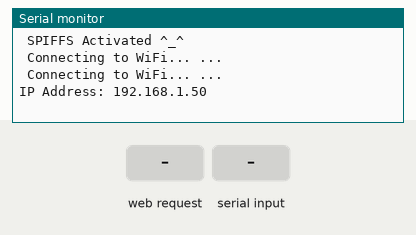
Recording of a sketch running on a simulated ESP8266 (NodeMCU). On the bench: the last lines printed to the serial monitor. The inputs (shaded band) are chosen by the test bench. WiFi joins after 1.5 s; servers stay silent unless stated; storage starts empty.

Above: at 3.2 s.
3.3 s: HTTP request GET / received
At 4.2 s:
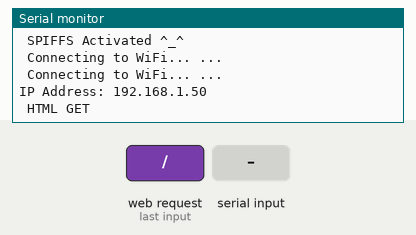
4.8 s: "speed\n" received over Serial
At 5.7 s:
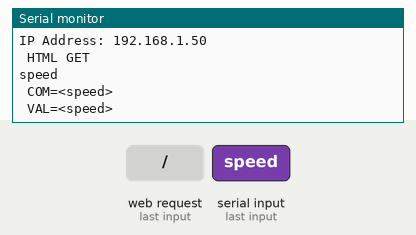
6.3 s: HTTP request GET /script.js received
At 7.5 s:
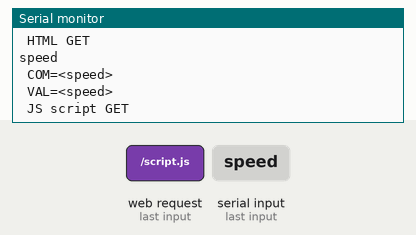
7.8 s: "dist\n" received over Serial
At 9.0 s:
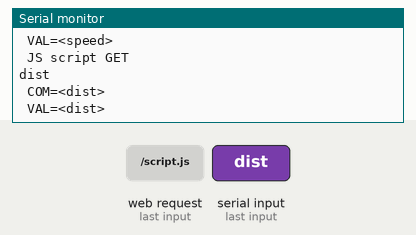
9.3 s: HTTP request GET /style.css received
At 9.9 s:
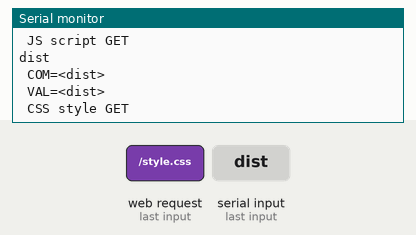
10.8 s: "dire\n" received over Serial
At 11.5 s:
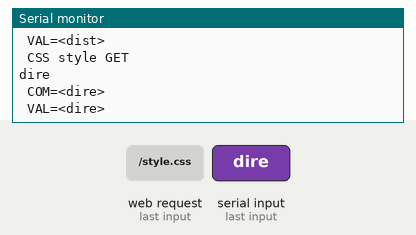

Measured:
- after the input at 3.3 s, the serial monitor: prints a new line at once (image 1)
- after the input at 4.8 s, the serial monitor: prints a new line at once (image 2)
- after the input at 6.3 s, the serial monitor: prints a new line at once (image 3)
- after the input at 7.8 s, the serial monitor: prints a new line at once (image 4)
- after the input at 9.3 s, the serial monitor: prints a new line at once (image 5)
- after the input at 10.8 s, the serial monitor: prints a new line at once (image 6)

The sketch:

WebControl.ino
```cpp
//**********************Mario Mene***********************************

/*********
  https://randomnerdtutorials.com/esp32-async-web-server-espasyncwebserver-library/
*********/

// include the libraries to build the asynchronous web server
#include <ESP8266WiFi.h>
#include <ESPAsyncTCP.h>
#include <ESPAsyncWebServer.h>
#include <FS.h>
#include <Wire.h>

// declare two global variables which will hold the credentials of the WiFi network to which we are going to connect the ESP8266
//const char* ssid = "SOURCE";  // network name
//const char* password = "Pelle!23";
const char* ssid = "Martin Router King";  // network name
const char* password = "vsesoba-148b";

bool spiffsActive = false;

// declare an object of class AsyncWebServer, which will expose the methods needed for us to setup the HTTP server and handle the incoming requests.
AsyncWebServer server(80);  // the default HTTP port 80

String from_mega = "";                                                  // lidar distance value in String format
int is = 0;
char buf[40];                                                           //  Serial bus buffer

void setup() {
  Serial.begin(9600);
  // Start filing subsystem
  if (SPIFFS.begin()) {
    Serial.println(" SPIFFS Activated ^_^");
    spiffsActive = true;
  } else {
    Serial.println(" Unabale to activate SPIFFS -_-");
  }
  // open a serial connection and then we will
  // connect the ESP8266 to the WiFi network
  WiFi.begin(ssid, password);
  while (WiFi.status() != WL_CONNECTED) {
    delay(1000);
    Serial.println(" Connecting to WiFi... ... ");
  }
  // After the connection is established, we will print the ESP8266 IP on the local network
  // so we can then reach the server from inside the local network.
  Serial.print("IP Address: ");
  Serial.println(WiFi.localIP());


  // setup a server route and a handling function that will be executed when a request is made on that route
  // by calling the 'on' method on our previously declared server object

  // Route for root / web page
  server.on("/", HTTP_GET, [](AsyncWebServerRequest * request) {
    //// Handling function implementation

    request->send(SPIFFS, "/index.html", "text/html", false, processor);
    Serial.println(" HTML GET ");

    int paramsNr = request->params();  //get number of params
    //    Serial.print(" Number of params: ");
    //    Serial.println(paramsNr);

    for (byte i = 0; i < paramsNr; i++) {
      AsyncWebParameter* p = request->getParam(0);
      Serial.print(" Name of param: ");
      Serial.println(p->name());

      if ((p->name()) == "speed")
        Serial.print("SPEED:");
      else if ((p->name()) == "dist")
        Serial.print("MOVE:");
      else if ((p->name()) == "dire")
        Serial.print("TURN:");
      else if ((p->name()) == "led_state")
        Serial.print("LED:");

      Serial.println((p->value()));
    }
  });  //end of server on GET

  server.on("/script.js", HTTP_GET, [](AsyncWebServerRequest * request) {
    request->send(SPIFFS, "/script.js", "text/javascript");
    Serial.println(" JS script GET ");
  });

  server.on("/style.css", HTTP_GET, [](AsyncWebServerRequest * request) {
    request->send(SPIFFS, "/style.css", "text/css");
    Serial.println(" CSS style GET ");
  });

  server.on("/compass.png", HTTP_GET, [](AsyncWebServerRequest * request) {
    request->send(SPIFFS, "/compass.png", "image/x-png");
    Serial.println(" PNG compass GET ");
  });

  //Route to load style.css file
  server.on("/jquery-1.11.3.min.js", HTTP_GET, [](AsyncWebServerRequest * request) {
    request->send(SPIFFS, "/jquery-1.11.3.min.js", "text/javascript");
    Serial.println(" JS jquery GET ");
  });
  // Route to load style.css file
  server.on("/roundslider.min.js", HTTP_GET, [](AsyncWebServerRequest * request) {
    request->send(SPIFFS, "/roundslider.min.js", "text/javascript");
    Serial.println(" min JS GET ");
  });
  server.on("/roundslider.min.css", HTTP_GET, [](AsyncWebServerRequest * request) {
    request->send(SPIFFS, "/roundslider.min.css", "text/css");
    Serial.println(" min css GET ");
  });

  server.on("/from_MEGA", HTTP_GET, [](AsyncWebServerRequest * request)  {
    request->send_P(200, "text/plain", string_to_JS().c_str());               // return value to web page JS
  });

  // To finalize the server setup, we need to call the 'begin' method of the server object
  // so the server starts listening for incoming requests.
  server.begin();
}

// Replace placeholder with A/D value
String processor(const String& var) {
  ;
  return "";
}

String string_to_JS()  {                                                         // funtion to be called with GET from_MEGA tag
  return from_mega;
}

void loop() {
  if (Serial.available() > 0)
  {
    serial_read();                                            // read string from Mega
    from_mega = buf;

    String buf_tem(buf);

    int pos1 = buf_tem.indexOf("=");                              // parse mega string for check syntax in serial monitor
    int len = buf_tem.length();                                   // remember to ignore in final solution

    String COM, VAL;

    COM = buf_tem.substring(0, pos1);
    VAL = buf_tem.substring(pos1 + 1, len);
    // print command and value
    Serial.print(" COM=<"); Serial.print(COM); Serial.println("> ");  // print command
    Serial.print(" VAL=<"); Serial.print(VAL); Serial.println("> ");  // print value
  }
}

void serial_read() {                                // read serial in string, save received characters to buf[]
  boolean done = 0;

  while (done == 0)                                   // wait end of message LF(left feed,new line)
  {
    while (Serial.available() > 0)
    {
      char char_in = Serial.read();

      if (char_in > 13)                           // is input char above CR(carriage return)
      {
        buf[is] = char_in;
        is++;
      }

      if (char_in == 10) {                        // check if end of message  LF
        buf[is] = 0;                              // end of string
        is = 0;
        done = 1;
      }

    }                                            // end of while serial available

    if (done == 1) {
      done = 0;
      break;
    }

  }                                                 // while END , End of message  LF

  Serial.println(buf);

}                                                   // end of serial read
```
